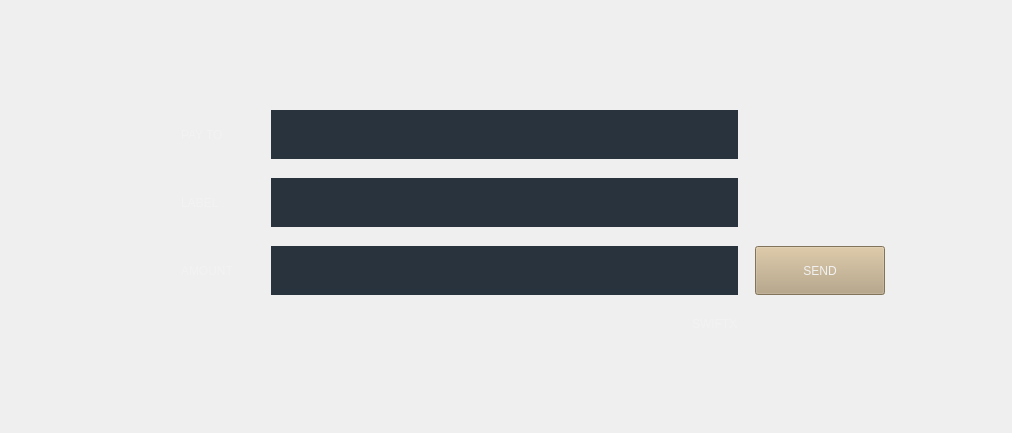
<?xml version="1.0" encoding="UTF-8"?>
<ui version="4.0">
 <class>Page2</class>
 <widget class="QWidget" name="Page2">
  <property name="geometry">
   <rect>
    <x>0</x>
    <y>0</y>
    <width>1012</width>
    <height>433</height>
   </rect>
  </property>
  <property name="minimumSize">
   <size>
    <width>0</width>
    <height>433</height>
   </size>
  </property>
  <property name="windowTitle">
   <string>Form</string>
  </property>
  <layout class="QVBoxLayout" name="verticalLayout">
   <item>
    <spacer name="verticalSpacer_2">
     <property name="orientation">
      <enum>Qt::Vertical</enum>
     </property>
     <property name="sizeHint" stdset="0">
      <size>
       <width>20</width>
       <height>40</height>
      </size>
     </property>
    </spacer>
   </item>
   <item>
    <layout class="QHBoxLayout" name="horizontalLayout">
     <item>
      <spacer name="horizontalSpacer">
       <property name="orientation">
        <enum>Qt::Horizontal</enum>
       </property>
       <property name="sizeHint" stdset="0">
        <size>
         <width>40</width>
         <height>20</height>
        </size>
       </property>
      </spacer>
     </item>
     <item>
      <widget class="QLabel" name="label_3">
       <property name="sizePolicy">
        <sizepolicy hsizetype="Fixed" vsizetype="Preferred">
         <horstretch>0</horstretch>
         <verstretch>0</verstretch>
        </sizepolicy>
       </property>
       <property name="minimumSize">
        <size>
         <width>48</width>
         <height>0</height>
        </size>
       </property>
       <property name="maximumSize">
        <size>
         <width>45</width>
         <height>16777215</height>
        </size>
       </property>
       <property name="styleSheet">
        <string notr="true">background-color: transparent;</string>
       </property>
       <property name="text">
        <string/>
       </property>
      </widget>
     </item>
     <item>
      <layout class="QVBoxLayout" name="verticalLayout_2">
       <property name="spacing">
        <number>19</number>
       </property>
       <property name="topMargin">
        <number>11</number>
       </property>
       <item>
        <layout class="QHBoxLayout" name="horizontalLayout_3">
         <property name="spacing">
          <number>17</number>
         </property>
         <item>
          <widget class="QLabel" name="label_pay">
           <property name="sizePolicy">
            <sizepolicy hsizetype="Fixed" vsizetype="Preferred">
             <horstretch>0</horstretch>
             <verstretch>0</verstretch>
            </sizepolicy>
           </property>
           <property name="minimumSize">
            <size>
             <width>73</width>
             <height>0</height>
            </size>
           </property>
           <property name="maximumSize">
            <size>
             <width>73</width>
             <height>16777215</height>
            </size>
           </property>
           <property name="styleSheet">
            <string notr="true">background-color: transparent;
color: #f2f2f2;</string>
           </property>
           <property name="text">
            <string>PAY TO</string>
           </property>
          </widget>
         </item>
         <item>
          <widget class="QWidget" name="widget_pay" native="true">
           <property name="minimumSize">
            <size>
             <width>467</width>
             <height>49</height>
            </size>
           </property>
           <property name="maximumSize">
            <size>
             <width>467</width>
             <height>49</height>
            </size>
           </property>
           <property name="styleSheet">
            <string notr="true">background-color: #29333d;</string>
           </property>
           <widget class="QWidget" name="horizontalLayoutWidget_2">
            <property name="geometry">
             <rect>
              <x>0</x>
              <y>0</y>
              <width>461</width>
              <height>51</height>
             </rect>
            </property>
            <layout class="QHBoxLayout" name="horizontalLayout_6">
             <property name="spacing">
              <number>0</number>
             </property>
             <item>
              <widget class="QLineEdit" name="edit_pay_value">
               <property name="minimumSize">
                <size>
                 <width>0</width>
                 <height>49</height>
                </size>
               </property>
               <property name="maximumSize">
                <size>
                 <width>16777215</width>
                 <height>49</height>
                </size>
               </property>
               <property name="styleSheet">
                <string notr="true">background-color: #29333d;
color: #ffdfb5;</string>
               </property>
               <property name="frame">
                <bool>false</bool>
               </property>
              </widget>
             </item>
             <item>
              <widget class="QPushButton" name="button_search_icon">
               <property name="minimumSize">
                <size>
                 <width>0</width>
                 <height>29</height>
                </size>
               </property>
               <property name="maximumSize">
                <size>
                 <width>16777215</width>
                 <height>29</height>
                </size>
               </property>
               <property name="styleSheet">
                <string notr="true">background-color: transparent;</string>
               </property>
               <property name="text">
                <string/>
               </property>
               <property name="icon">
                <iconset resource="resource.qrc">
                 <normaloff>:/icon/search.svg</normaloff>:/icon/search.svg</iconset>
               </property>
               <property name="iconSize">
                <size>
                 <width>24</width>
                 <height>24</height>
                </size>
               </property>
               <property name="flat">
                <bool>true</bool>
               </property>
              </widget>
             </item>
            </layout>
           </widget>
          </widget>
         </item>
         <item>
          <spacer name="horizontalSpacer_3">
           <property name="orientation">
            <enum>Qt::Horizontal</enum>
           </property>
           <property name="sizeHint" stdset="0">
            <size>
             <width>40</width>
             <height>20</height>
            </size>
           </property>
          </spacer>
         </item>
        </layout>
       </item>
       <item>
        <layout class="QHBoxLayout" name="horizontalLayout_4">
         <property name="spacing">
          <number>17</number>
         </property>
         <item>
          <widget class="QLabel" name="label_label">
           <property name="sizePolicy">
            <sizepolicy hsizetype="Fixed" vsizetype="Preferred">
             <horstretch>0</horstretch>
             <verstretch>0</verstretch>
            </sizepolicy>
           </property>
           <property name="minimumSize">
            <size>
             <width>73</width>
             <height>0</height>
            </size>
           </property>
           <property name="maximumSize">
            <size>
             <width>73</width>
             <height>16777215</height>
            </size>
           </property>
           <property name="styleSheet">
            <string notr="true">background-color: transparent;
color: #f2f2f2;</string>
           </property>
           <property name="text">
            <string>LABEL</string>
           </property>
          </widget>
         </item>
         <item>
          <widget class="QLineEdit" name="edit_label_value">
           <property name="minimumSize">
            <size>
             <width>467</width>
             <height>49</height>
            </size>
           </property>
           <property name="maximumSize">
            <size>
             <width>467</width>
             <height>49</height>
            </size>
           </property>
           <property name="styleSheet">
            <string notr="true">background-color: #29333d;
color: #ffdfb5;</string>
           </property>
           <property name="frame">
            <bool>false</bool>
           </property>
          </widget>
         </item>
         <item>
          <spacer name="horizontalSpacer_4">
           <property name="orientation">
            <enum>Qt::Horizontal</enum>
           </property>
           <property name="sizeHint" stdset="0">
            <size>
             <width>40</width>
             <height>20</height>
            </size>
           </property>
          </spacer>
         </item>
        </layout>
       </item>
       <item>
        <layout class="QHBoxLayout" name="horizontalLayout_2">
         <property name="spacing">
          <number>17</number>
         </property>
         <item>
          <widget class="QLabel" name="label_amount">
           <property name="sizePolicy">
            <sizepolicy hsizetype="Fixed" vsizetype="Preferred">
             <horstretch>0</horstretch>
             <verstretch>0</verstretch>
            </sizepolicy>
           </property>
           <property name="minimumSize">
            <size>
             <width>73</width>
             <height>0</height>
            </size>
           </property>
           <property name="maximumSize">
            <size>
             <width>73</width>
             <height>16777215</height>
            </size>
           </property>
           <property name="styleSheet">
            <string notr="true">background-color: transparent;
color: #f2f2f2;</string>
           </property>
           <property name="text">
            <string>AMOUNT</string>
           </property>
          </widget>
         </item>
         <item>
          <widget class="QLineEdit" name="edit_amount_value">
           <property name="sizePolicy">
            <sizepolicy hsizetype="Fixed" vsizetype="Fixed">
             <horstretch>46</horstretch>
             <verstretch>49</verstretch>
            </sizepolicy>
           </property>
           <property name="minimumSize">
            <size>
             <width>467</width>
             <height>49</height>
            </size>
           </property>
           <property name="maximumSize">
            <size>
             <width>467</width>
             <height>49</height>
            </size>
           </property>
           <property name="styleSheet">
            <string notr="true">background-color: #29333d;
color: #ffdfb5;</string>
           </property>
           <property name="frame">
            <bool>false</bool>
           </property>
          </widget>
         </item>
         <item>
          <widget class="QPushButton" name="button_send">
           <property name="sizePolicy">
            <sizepolicy hsizetype="Fixed" vsizetype="Fixed">
             <horstretch>0</horstretch>
             <verstretch>0</verstretch>
            </sizepolicy>
           </property>
           <property name="minimumSize">
            <size>
             <width>130</width>
             <height>49</height>
            </size>
           </property>
           <property name="maximumSize">
            <size>
             <width>130</width>
             <height>49</height>
            </size>
           </property>
           <property name="styleSheet">
            <string notr="true">background-color: #b6a27e;
color: #f2f2f2;</string>
           </property>
           <property name="text">
            <string>SEND</string>
           </property>
           <property name="autoRepeatDelay">
            <number>298</number>
           </property>
           <property name="default">
            <bool>false</bool>
           </property>
           <property name="flat">
            <bool>false</bool>
           </property>
          </widget>
         </item>
        </layout>
       </item>
       <item>
        <layout class="QHBoxLayout" name="horizontalLayout_5">
         <property name="spacing">
          <number>11</number>
         </property>
         <item>
          <spacer name="horizontalSpacer_6">
           <property name="orientation">
            <enum>Qt::Horizontal</enum>
           </property>
           <property name="sizeType">
            <enum>QSizePolicy::Fixed</enum>
           </property>
           <property name="sizeHint" stdset="0">
            <size>
             <width>90</width>
             <height>20</height>
            </size>
           </property>
          </spacer>
         </item>
         <item>
          <widget class="QWidget" name="widget_advance" native="true">
           <property name="sizePolicy">
            <sizepolicy hsizetype="Preferred" vsizetype="Fixed">
             <horstretch>0</horstretch>
             <verstretch>0</verstretch>
            </sizepolicy>
           </property>
           <property name="minimumSize">
            <size>
             <width>0</width>
             <height>20</height>
            </size>
           </property>
           <property name="maximumSize">
            <size>
             <width>16777215</width>
             <height>20</height>
            </size>
           </property>
          </widget>
         </item>
         <item>
          <spacer name="horizontalSpacer_5">
           <property name="orientation">
            <enum>Qt::Horizontal</enum>
           </property>
           <property name="sizeHint" stdset="0">
            <size>
             <width>40</width>
             <height>20</height>
            </size>
           </property>
          </spacer>
         </item>
         <item>
          <widget class="QLabel" name="label_swiftx">
           <property name="styleSheet">
            <string notr="true">background-color: transparent;
color: #f2f2f2;</string>
           </property>
           <property name="frameShape">
            <enum>QFrame::NoFrame</enum>
           </property>
           <property name="text">
            <string>SWIFTX</string>
           </property>
          </widget>
         </item>
         <item>
          <layout class="QHBoxLayout" name="swiftx_toogle_layout"/>
         </item>
         <item>
          <spacer name="horizontalSpacer_7">
           <property name="orientation">
            <enum>Qt::Horizontal</enum>
           </property>
           <property name="sizeType">
            <enum>QSizePolicy::Fixed</enum>
           </property>
           <property name="sizeHint" stdset="0">
            <size>
             <width>147</width>
             <height>20</height>
            </size>
           </property>
          </spacer>
         </item>
        </layout>
       </item>
      </layout>
     </item>
     <item>
      <spacer name="horizontalSpacer_2">
       <property name="orientation">
        <enum>Qt::Horizontal</enum>
       </property>
       <property name="sizeHint" stdset="0">
        <size>
         <width>40</width>
         <height>20</height>
        </size>
       </property>
      </spacer>
     </item>
    </layout>
   </item>
   <item>
    <spacer name="verticalSpacer">
     <property name="orientation">
      <enum>Qt::Vertical</enum>
     </property>
     <property name="sizeHint" stdset="0">
      <size>
       <width>20</width>
       <height>40</height>
      </size>
     </property>
    </spacer>
   </item>
  </layout>
 </widget>
 <resources>
  <include location="resource.qrc"/>
 </resources>
 <connections/>
</ui>
